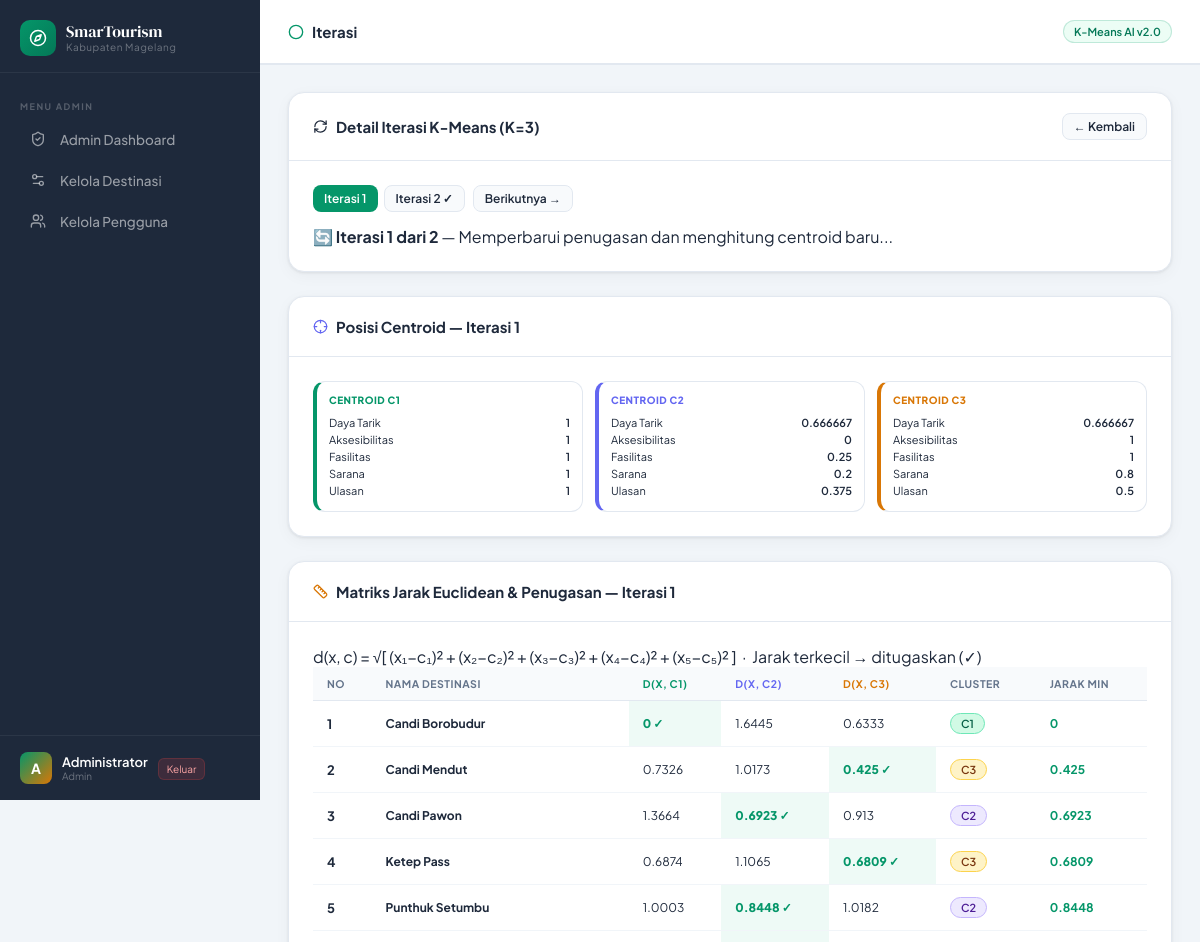
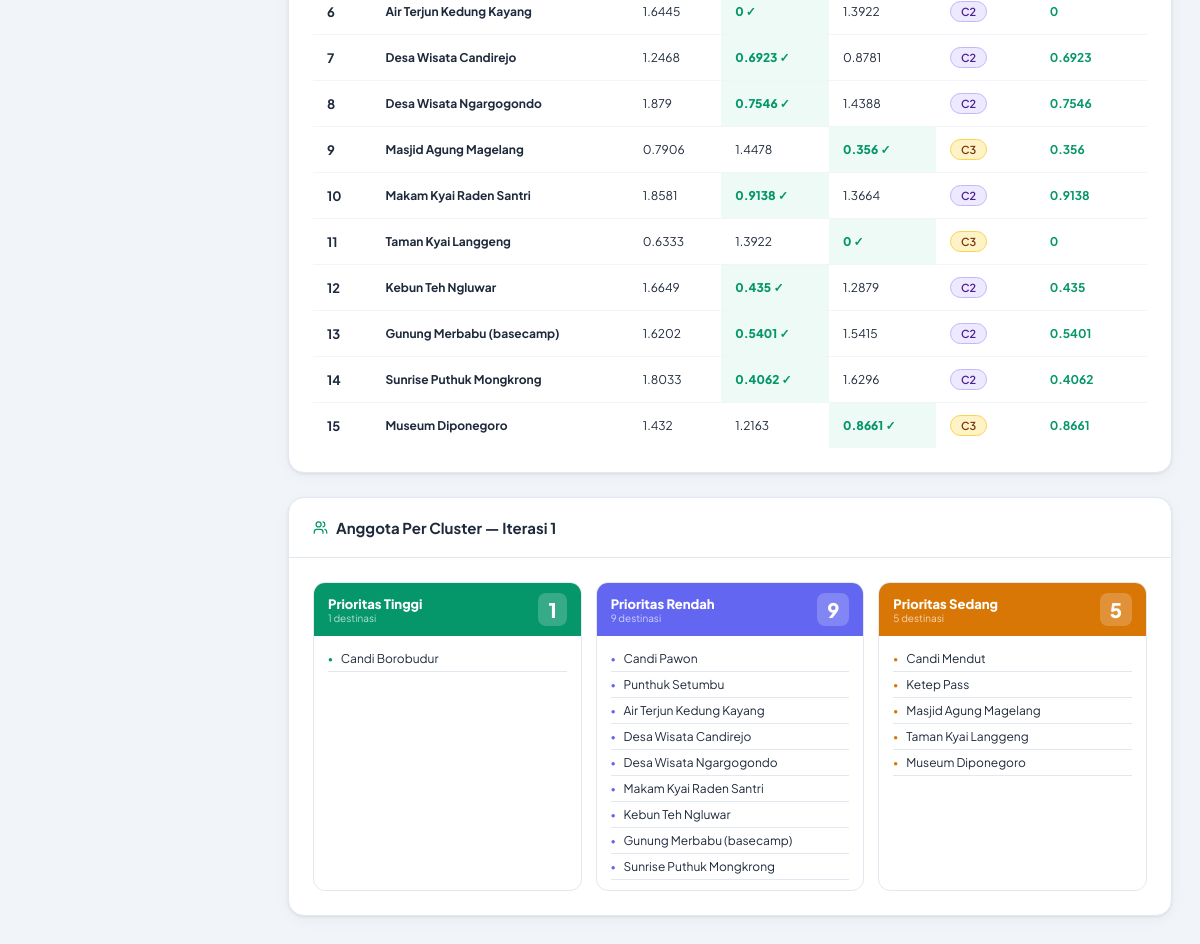
Page /pages/iterasi.php (signed in) on the committed database (2 pictures, top to bottom).
### tables this page shows
CREATE TABLE tb_destinasi (
  id INT UNSIGNED NOT NULL AUTO_INCREMENT,
  nama_destinasi VARCHAR(200) NOT NULL,
  kategori VARCHAR(50) NOT NULL,
  daya_tarik TINYINT UNSIGNED NOT NULL,
  aksesibilitas TINYINT UNSIGNED NOT NULL,
  fasilitas TINYINT UNSIGNED NOT NULL,
  sarana TINYINT UNSIGNED NOT NULL,
  ulasan DECIMAL(3,1) NOT NULL,
  jumlah_pengunjung INT UNSIGNED NOT NULL,
  rating DECIMAL(3,1) NOT NULL,
  latitude DECIMAL(10,7) NOT NULL,
  longitude DECIMAL(10,7) NOT NULL,
  status ENUM('aktif', 'nonaktif') NOT NULL DEFAULT 'aktif',
  created_at TIMESTAMP NOT NULL DEFAULT CURRENT_TIMESTAMP,
  updated_at TIMESTAMP NOT NULL DEFAULT CURRENT_TIMESTAMP ON UPDATE CURRENT_TIMESTAMP,
  PRIMARY KEY (id)
);

### includes/kmeans.php (called while the page is built, shortened)
<?php
function getWisataData(): array
{
    try {
        $pdo = getDatabaseConnection();
        $stmt = $pdo->query(
            "SELECT
                id,
                nama_destinasi AS nama,
                kategori AS jenis,
                daya_tarik,
                aksesibilitas,
                fasilitas,
                sarana,
                ulasan,
                jumlah_pengunjung,
                rating,
                latitude AS lat,
                longitude AS lng
            FROM tb_destinasi
            WHERE status = 'aktif'
            ORDER BY id ASC"
        );
        $rows = $stmt->fetchAll();
        return array_map(static function (array $row): array {
            return [
                'id' => (int) $row['id'],
                'nama' => (string) $row['nama'],
                'jenis' => (string) $row['jenis'],
                'daya_tarik' => (float) $row['daya_tarik'],
                'aksesibilitas' => (float) $row['aksesibilitas'],
                'fasilitas' => (float) $row['fasilitas'],
                'sarana' => (float) $row['sarana'],
                'ulasan' => (float) $row['ulasan'],
                'jumlah_pengunjung' => (int) $row['jumlah_pengunjung'],
                'rating' => (float) $row['rating'],
                'lat' => (float) $row['lat'],
                'lng' => (float) $row['lng'],
            ];
        }, $rows);
    } catch (Throwable $e) {
        error_log('SmartTourism database error: ' . $e->getMessage());
        return [];
    }
}
function normalizeData(array $data, array $fields): array
{
    $min = [];
    $max = [];
    foreach ($fields as $f) {
        $vals = array_column($data, $f);
        $min[$f] = min($vals);
        $max[$f] = max($vals);
    }
    $normalized = [];
    foreach ($data as $row) {
        $norm = $row;
        foreach ($fields as $f) {
            $range = $max[$f] - $min[$f];
            $norm[$f . '_norm'] = $range > 0 ? ($row[$f] - $min[$f]) / $range : 0;
        }
        $normalized[] = $norm;
    }
    return ['data' => $normalized, 'min' => $min, 'max' => $max];
}
function euclideanDistance(array $a, array $b, array $fields): float
{
    $sum = 0;
    foreach ($fields as $f) {
        $diff = ($a[$f . '_norm'] ?? $a[$f]) - ($b[$f] ?? 0);
        $sum += $diff * $diff;
    }
    return sqrt($sum);
}
function kMeansClustering(array $data, int $k = 3, array $fields = [], int $maxIter = 100): array
{
    $n = count($data);
    $history = [];
    $palette = [
        '#059669',
        '#d97706',
        '#6366f1',
        '#0ea5e9',
        '#ef4444',
    ];
    $iconPalette = ['high', 'medium', 'low', 'medium', 'low'];
    $step = max(1, (int) floor($n / $k));
    $centroids = [];
    for ($i = 0; $i < $k; $i++) {
        $idx = min($i * $step, $n - 1);
        $centroid = [];
        foreach ($fields as $f) {
            $centroid[$f] = $data[$idx][$f . '_norm'] ?? 0;
        }
        $centroids[] = $centroid;
    }
    $assignments = array_fill(0, $n, 0);
    $converged = false;
    for ($iter = 0; $iter < $maxIter && !$converged; $iter++) {
        $newAssignments = [];
        $distanceMatrix = [];
        foreach ($data as $i => $point) {
            $minDist = PHP_FLOAT_MAX;
            $bestCluster = 0;
            $dists = [];
            foreach ($centroids as $ci => $centroid) {
                $dist = euclideanDistance($point, $centroid, $fields);
                $dists[] = round($dist, 4);
                if ($dist < $minDist) {
                    $minDist = $dist;
                    $bestCluster = $ci;
                }
            }
            $newAssignments[$i] = $bestCluster;
            $distanceMatrix[$i] = ['distances' => $dists, 'assigned' => $bestCluster, 'min_dist' => round($minDist, 4)];
        }
        $history[] = [
            'iteration' => $iter + 1,
            'centroids' => $centroids,
            'assignments' => $newAssignments,
            'distance_matrix' => $distanceMatrix,
        ];
        if ($iter > 0 && $newAssignments === $assignments) {
            $converged = true;
        }
        $assignments = $newAssignments;
        $newCentroids = array_fill(0, $k, array_fill_keys($fields, 0));
        $counts = array_fill(0, $k, 0);
        foreach ($data as $i => $point) {
            $c = $assignments[$i];
            foreach ($fields as $f) {
                $newCentroids[$c][$f] += $point[$f . '_norm'];
            }
            $counts[$c]++;
        }
        for ($c = 0; $c < $k; $c++) {
            if ($counts[$c] > 0) {
                foreach ($fields as $f) {
                    $newCentroids[$c][$f] /= $counts[$c];
                }
            }
        }
        $centroidChanged = false;
        for ($c = 0; $c < $k; $c++) {
            foreach ($fields as $f) {
                if (abs($newCentroids[$c][$f] - $centroids[$c][$f]) > 0.0001) {
                    $centroidChanged = true;
                    break;
                }
            }
        }
        if (!$centroidChanged && $iter > 0) $converged = true;
        $centroids = $newCentroids;
    }
    $clusterSums = array_fill(0, $k, 0);
    $clusterCounts = array_fill(0, $k, 0);
    foreach ($assignments as $i => $c) {
        $sum = 0;
        foreach ($fields as $f) {
            $sum += $data[$i][$f . '_norm'];
        }
        $clusterSums[$c] += $sum / count($fields);
        $clusterCounts[$c]++;
    }
    $clusterAvg = [];
    for ($c = 0; $c < $k; $c++) {
        $clusterAvg[$c] = $clusterCounts[$c] > 0 ? $clusterSums[$c] / $clusterCounts[$c] : 0;
    }
    arsort($clusterAvg);
    $rank = array_keys($clusterAvg);
    $labels = [];
    $colors = [];
    $icons = [];
    $labelNames = ['Prioritas Tinggi', 'Prioritas Sedang', 'Prioritas Rendah'];
    foreach ($rank as $ri => $ci) {
        $labels[$ci] = $labelNames[$ri] ?? ('Cluster ' . ($ri + 1));
        $colors[$ci] = $palette[$ri] ?? $palette[$ri % count($palette)];
        $icons[$ci] = $iconPalette[$ri] ?? ($ri === 0 ? 'high' : 'low');
    }
    $result = [];
    foreach ($data as $i => $point) {
        $c = $assignments[$i];
        $point['cluster'] = $c;
        $point['cluster_label'] = $labels[$c];
        $point['cluster_color'] = $colors[$c];
        $point['cluster_icon'] = $icons[$c];
        $result[] = $point;
    }
    $sse = 0;
    foreach ($result as $point) {
        $c = $point['cluster'];
        foreach ($fields as $f) {
            $diff = $point[$f . '_norm'] - $centroids[$c][$f];
            $sse += $diff * $diff;
        }
    }
    return [
        'data' => $result,
        'centroids' => $centroids,
        'history' => $history,
        'iterations' => count($history),
        'converged' => $converged,
        'sse' => round($sse, 4),
        'labels' => $labels,
        'colors' => $colors,
        'icons' => $icons,
        'k' => $k,
        'fields' => $fields,
        'init_step' => max(1, $step),
        'empty' => false,
    ];
}
function runKMeans(int $k = 3): array
{
    $raw = getWisataData();
    $fields = ['daya_tarik', 'aksesibilitas', 'fasilitas', 'sarana', 'ulasan'];
    $normResult = normalizeData($raw, $fields);
    $normalized = $normResult['data'];
    $result = kMeansClustering($normalized, $k, $fields);
    $result['norm_meta'] = $normResult;
    $result['fields_label'] = [
        'daya_tarik' => 'Daya Tarik',
        'aksesibilitas' => 'Aksesibilitas',
        'fasilitas' => 'Fasilitas',
        'sarana' => 'Sarana',
        'ulasan' => 'Ulasan',
    ];
    return $result;
}

### pages/iterasi.php (the view, shortened to what this page needs)
<?php
require_once '../includes/header.php';
require_once '../includes/kmeans.php';
$k = isset($_GET['k']) ? max(2, min(5, (int)$_GET['k'])) : 3;
$km = runKMeans($k);
$showIter = isset($_GET['iter']) ? (int)$_GET['iter'] : 1;
$totalIter = $km['iterations'];
$showIter = max(1, min($showIter, $totalIter));
$iterData = $km['history'][$showIter - 1];
$fields = $km['fields'];
$fieldsLabel = $km['fields_label'];
?>
<div class="page-content">
  <?php if ($totalIter === 0): ?>
    <div class="card">
      <div class="card-body">
        <div class="info-box blue">Belum ada data destinasi di database, sehingga iterasi K-Means tidak dapat ditampilkan.</div>
      </div>
    </div>
  <?php else: ?>
    <div class="card mb-24">
      <div class="card-header">
        <div class="card-title"><i data-lucide="refresh-cw" style="width:15px;height:15px;color:var(--blue);"></i> Detail Iterasi K-Means (K=<?= $k ?>)</div>
        <a href="clustering.php?k=<?= $k ?>" class="btn btn-secondary btn-sm">← Kembali</a>
      </div>
      <div class="card-body">
        <div style="display:flex;align-items:center;gap:8px;flex-wrap:wrap;margin-bottom:14px;">
          <div style="display:flex;gap:6px;flex-wrap:wrap;">
            <?php for ($it = 1; $it <= $totalIter; $it++): ?>
              <a href="?k=<?= $k ?>&iter=<?= $it ?>" class="btn <?= $it === $showIter ? 'btn-primary' : 'btn-secondary' ?> btn-sm">
                Iterasi <?= $it ?><?= $it === $totalIter ? ' ✓' : '' ?>
              </a>
            <?php endfor; ?>
          </div>
          <?php if ($showIter < $totalIter): ?>
            <a href="?k=<?= $k ?>&iter=<?= $showIter + 1 ?>" class="btn btn-secondary btn-sm">Berikutnya →</a>
          <?php endif; ?>
        </div>
        <div class="info-box <?= $showIter === $totalIter ? 'green' : 'blue' ?>">
          <?php if ($showIter === $totalIter): ?>
            ✅ <strong>Iterasi <?= $showIter ?> (Terakhir)</strong> — Centroid tidak berubah dari iterasi sebelumnya → <strong>KONVERGEN</strong>
          <?php else: ?>
            🔄 <strong>Iterasi <?= $showIter ?> dari <?= $totalIter ?></strong> — Memperbarui penugasan dan menghitung centroid baru...
          <?php endif; ?>
        </div>
      </div>
    </div>
    <div class="card mb-24">
      <div class="card-header">
        <div class="card-title"><i data-lucide="crosshair" style="width:15px;height:15px;color:var(--purple);"></i> Posisi Centroid — Iterasi <?= $showIter ?></div>
      </div>
      <div class="card-body">
        <div style="display:grid;grid-template-columns:repeat(auto-fit,minmax(190px,1fr));gap:12px;">
          <?php foreach ($iterData['centroids'] as $ci => $c): ?>
            <div style="background:var(--surface-2);border:1px solid var(--border);border-left:4px solid <?= $km['colors'][$ci] ?>;border-radius:12px;padding:12px;">
              <div style="font-size:10px;font-weight:800;color:<?= $km['colors'][$ci] ?>;margin-bottom:8px;text-transform:uppercase;letter-spacing:0.5px;">Centroid C<?= $ci + 1 ?></div>
              <?php foreach ($fields as $f): ?>
                <div style="display:flex;justify-content:space-between;font-size:11px;padding:2px 0;">
                  <span style="color:var(--text-3);"><?= $fieldsLabel[$f] ?></span>
                  <span class="mono" style="font-weight:600;color:var(--text);"><?= round($c[$f], 6) ?></span>
                </div>
              <?php endforeach; ?>
            </div>
          <?php endforeach; ?>
        </div>
      </div>
    </div>
    <div class="card mb-24">
      <div class="card-header">
        <div class="card-title"><i data-lucide="ruler" style="width:15px;height:15px;color:var(--gold);"></i> Matriks Jarak Euclidean & Penugasan — Iterasi <?= $showIter ?></div>
      </div>
      <div class="card-body">
        <div class="formula-box">
          d(x, c) = √[ (x₁−c₁)² + (x₂−c₂)² + (x₃−c₃)² + (x₄−c₄)² + (x₅−c₅)² ] &nbsp;·&nbsp; Jarak terkecil → ditugaskan (✓)
        </div>
        <div class="table-wrap">
          <table>
            <thead>
              <tr>
                <th>No</th>
                <th>Nama Destinasi</th>
                <?php for ($ci = 0; $ci < $k; $ci++): ?>
                  <th style="color:<?= $km['colors'][$ci] ?>;">d(x, C<?= $ci + 1 ?>)</th>
                <?php endfor; ?>
                <th>Cluster</th>
                <th>Jarak Min</th>
              </tr>
            </thead>
            <tbody>
              <?php foreach ($km['data'] as $i => $w): $dm = $iterData['distance_matrix'][$i]; ?>
                <tr>
                  <td style="color:var(--text-3);font-weight:700;"><?= $w['id'] ?></td>
                  <td style="font-weight:700;color:var(--text);font-size:12px;"><?= htmlspecialchars($w['nama']) ?></td>
                  <?php foreach ($dm['distances'] as $di => $dist): $isMin = ($di === $dm['assigned']); ?>
                    <td class="mono" style="font-size:12px;font-weight:<?= $isMin ? '800' : '400' ?>;color:<?= $isMin ? 'var(--emerald)' : 'var(--text-3)' ?>;background:<?= $isMin ? 'rgba(16,185,129,0.07)' : 'transparent' ?>;">
                      <?= $dist ?><?= $isMin ? ' ✓' : '' ?>
                    </td>
                  <?php endforeach; ?>
                  <td>
                    <?php $ca = $dm['assigned'];
                    $ic = $km['icons'][$ca] ?? 'low';
                    $cc = $ic === 'high' ? 'cluster-high' : ($ic === 'medium' ? 'cluster-medium' : 'cluster-low'); ?>
                    <span class="badge <?= $cc ?>">C<?= $ca + 1 ?></span>
                  </td>
                  <td class="mono" style="font-weight:700;color:var(--emerald);font-size:12px;"><?= $dm['min_dist'] ?></td>
                </tr>
              <?php endforeach; ?>
            </tbody>
          </table>
        </div>
      </div>
    </div>
    <div class="card">
      <div class="card-header">
        <div class="card-title"><i data-lucide="users" style="width:15px;height:15px;color:var(--emerald);"></i> Anggota Per Cluster — Iterasi <?= $showIter ?></div>
      </div>
      <div class="card-body">
        <?php
        $assigns = $iterData['assignments'];
        $clusterMembers = [];
        foreach ($km['data'] as $i => $w) {
          $c = $assigns[$i];
          $clusterMembers[$c][] = $w['nama'];
        }
        ?>
        <div style="display:grid;grid-template-columns:repeat(auto-fit,minmax(240px,1fr));gap:14px;">
          <?php for ($ci = 0; $ci < $k; $ci++): $cnt = count($clusterMembers[$ci] ?? []); ?>
            <div style="background:var(--surface-2);border:1px solid var(--border);border-radius:12px;overflow:hidden;">
              <div style="background:<?= $km['colors'][$ci] ?>;padding:10px 14px;display:flex;justify-content:space-between;align-items:center;">
                <div>
                  <div style="font-size:13px;font-weight:800;color:white;"><?= $km['labels'][$ci] ?></div>
                  <div style="font-size:10px;color:rgba(255,255,255,0.7);"><?= $cnt ?> destinasi</div>
                </div>
                <div style="background:rgba(255,255,255,0.2);border-radius:8px;padding:4px 10px;font-size:20px;font-weight:900;color:white;"><?= $cnt ?></div>
              </div>
              <div style="padding:10px 14px;">
                <?php foreach ($clusterMembers[$ci] ?? [] as $name): ?>
                  <div style="display:flex;align-items:center;gap:8px;padding:5px 0;font-size:12px;border-bottom:1px solid var(--border);color:var(--text-2);">
                    <span style="color:<?= $km['colors'][$ci] ?>;font-size:8px;">●</span>
                    <?= htmlspecialchars($name) ?>
                  </div>
                <?php endforeach; ?>
              </div>
            </div>
          <?php endfor; ?>
        </div>
      </div>
    </div>
</div>
<?php require_once '../includes/footer.php'; ?>
<?php endif; ?>

### rows in the picture
tb_destinasi: f "Daya Tarik", id "1", f "Aksesibilitas", f "Fasilitas", f "Sarana", f "Ulasan", nama_destinasi "Candi Borobudur", dist "0", dist "1.6445", dist "0.6333", ca "1", min_dist "0"
tb_destinasi: id "2", nama_destinasi "Candi Mendut", dist "0.7326", dist "1.0173", dist "0.425", ca "3", min_dist "0.425"
tb_destinasi: id "3", nama_destinasi "Candi Pawon", dist "1.3664", dist "0.6923", dist "0.913", ca "2", min_dist "0.6923"
tb_destinasi: id "4", nama_destinasi "Ketep Pass", dist "0.6874", dist "1.1065", dist "0.6809", ca "3", min_dist "0.6809"
tb_destinasi: id "5", nama_destinasi "Punthuk Setumbu", dist "1.0003", dist "0.8448", dist "1.0182", ca "2", min_dist "0.8448"
tb_destinasi: id "6", nama_destinasi "Air Terjun Kedung Kayang", dist "1.6445", dist "0", dist "1.3922", ca "2", min_dist "0"
tb_destinasi: id "7", nama_destinasi "Desa Wisata Candirejo", dist "1.2468", dist "0.6923", dist "0.8781", ca "2", min_dist "0.6923"
tb_destinasi: id "8", nama_destinasi "Desa Wisata Ngargogondo", dist "1.879", dist "0.7546", dist "1.4388", ca "2", min_dist "0.7546"
tb_destinasi: id "9", nama_destinasi "Masjid Agung Magelang", dist "0.7906", dist "1.4478", dist "0.356", ca "3", min_dist "0.356"
tb_destinasi: id "11", nama_destinasi "Taman Kyai Langgeng", dist "0.6333", dist "1.3922", dist "0", ca "3", min_dist "0"
tb_destinasi: id "12", nama_destinasi "Kebun Teh Ngluwar", dist "1.6649", dist "0.435", dist "1.2879", ca "2", min_dist "0.435"
tb_destinasi: id "13", nama_destinasi "Gunung Merbabu (basecamp)", dist "1.6202", dist "0.5401", dist "1.5415", ca "2", min_dist "0.5401"
tb_destinasi: id "14", nama_destinasi "Sunrise Puthuk Mongkrong", dist "1.8033", dist "0.4062", dist "1.6296", ca "2", min_dist "0.4062"
tb_destinasi: id "15", nama_destinasi "Museum Diponegoro", dist "1.432", dist "1.2163", dist "0.8661", ca "3", min_dist "0.8661"

### other values in the picture
$item['label'] "Admin Dashboard"
$item['label'] "Kelola Destinasi"
$item['label'] "Kelola Pengguna"
$initial "A"
$u['nama_lengkap'] "Administrator"
$u['role'] "Admin"
$currentNav['label'] "Iterasi"
$k "3"
$showIter "1"
$totalIter "2"
$fieldsLabel[$f] "Daya Tarik"
$c[$f] "0.666667"
$fieldsLabel[$f] "Aksesibilitas"
$c[$f] "0"
$fieldsLabel[$f] "Fasilitas"
